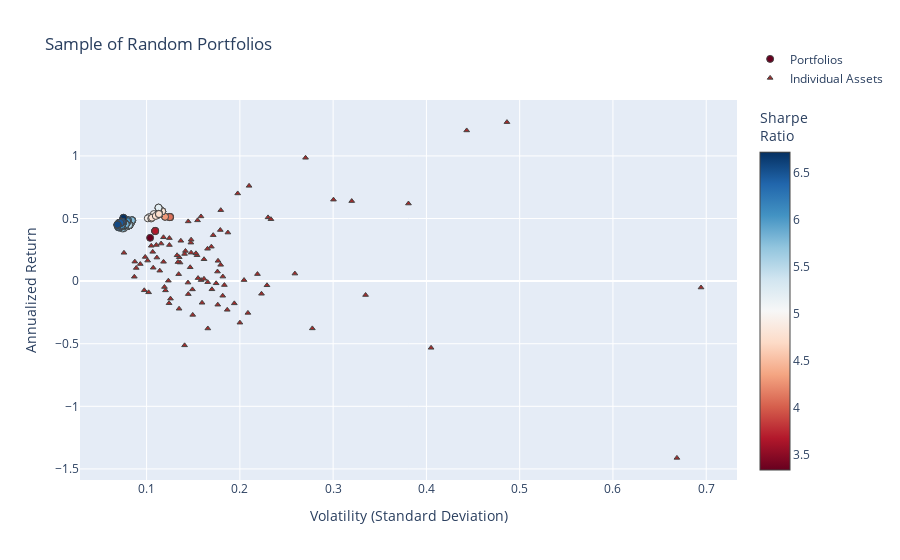

Notebook code cell kept with this figure:
### Code cell
fig = go.Figure()

fig.add_trace(go.Scatter(
    x=[p["variance"]**0.5 for p in total_portfolios],  # Convert variance to volatility
    y=[p["return"] for p in total_portfolios],
    mode='markers',
    marker=dict(
        color=[p["sharpe"] for p in total_portfolios],  # Sharpe Ratio
        showscale=True,
        size=7,
        line=dict(width=1),
        colorscale="RdBu",
        colorbar=dict(title="Sharpe<br>Ratio")
    ),
    hoverinfo='text',
    text=[
        f"Return: {p['return']:.3%}<br>Volatility: {p['variance']**0.5:.3f}<br>" +
        f"Sharpe Ratio: {p['return'] / (p['variance']**0.5):.3f}<br>" +
        "<br>".join([f"{p['tickers'][i]}: Weight={p['weights'][i]:.3f}" for i in range(len(p['tickers']))])
        for p in total_portfolios
    ],
    name="Portfolios"
))

fig.add_trace(go.Scatter(
    x=volatility,
    y=annualized_returns,
    mode='markers',
    hoverinfo='text',
    hovertext=[
        f"{name} <br>Volatility: {vol:.3f} <br>Returns: {ret:.3%} <br>Sharpe Ratio: {sr:.3f}"
        for name, vol, ret, sr in zip(names, volatility, annualized_returns, sharpe_ratios)
    ],
    marker=dict(
        color='brown',
        size=5,
        symbol='triangle-up',  # Sets the marker shape to a triangle
        line=dict(width=1)
    ),
    name="Individual Assets"
))

fig.update_layout(
    title='Sample of Random Portfolios',
    xaxis_title='Volatility (Standard Deviation)',
    yaxis_title='Annualized Return',
    legend=dict(y=5
    )
)


fig.show()

### Figure 1 — Plotly figure (JSON) as saved in the notebook; plotly's stock layout.template omitted (floating-point values rounded to 4 significant figures; data arrays with more than 128 entries replaced by an {"elided": "..."} marker saying what was removed)
{"data": [{"hoverinfo": "text", "marker": {"color": {"elided": "430 float values"}, "colorbar": {"title": {"text": "Sharpe<br>Ratio"}}, "colorscale": [[0, "rgb(103,0,31)"], [0.1, "rgb(178,24,43)"], [0.2, "rgb(214,96,77)"], [0.3, "rgb(244,165,130)"], [0.4, "rgb(253,219,199)"], [0.5, "rgb(247,247,247)"], [0.6, "rgb(209,229,240)"], [0.7, "rgb(146,197,222)"], [0.8, "rgb(67,147,195)"], [0.9, "rgb(33,102,172)"], [1, "rgb(5,48,97)"]], "line": {"width": 1}, "showscale": true, "size": 7}, "mode": "markers", "name": "Portfolios", "text": {"elided": "430 str values"}, "type": "scatter", "x": {"elided": "430 float values"}, "y": {"elided": "430 float values"}}, {"hoverinfo": "text", "hovertext": ["WFC_Close <br>Volatility: 0.176 <br>Returns: -18.838% <br>Sharpe Ratio: -1.068", "MDT_Close <br>Volatility: 0.114 <br>Returns: 8.328% <br>Sharpe Ratio: 0.730", "BIIB_Close <br>Volatility: 0.229 <br>Returns: -3.324% <br>Sharpe Ratio: -0.145", "COST_Close <br>Volatility: 0.194 <br>Returns: -17.769% <br>Sharpe Ratio: -0.916", "UNH_Close <br>Volatility: 0.118 <br>Returns: 35.013% <br>Sharpe Ratio: 2.965", "EMR_Close <br>Volatility: 0.165 <br>Returns: -0.844% <br>Sharpe Ratio: -0.051", "LLY_Close <br>Volatility: 0.158 <br>Returns: 0.828% <br>Sharpe Ratio: 0.052", "GE_Close <br>Volatility: 0.166 <br>Returns: -37.831% <br>Sharpe Ratio: -2.284", "EW_Close <br>Volatility: 0.230 <br>Returns: 50.893% <br>Sharpe Ratio: 2.211", "AMD_Close <br>Volatility: 0.694 <br>Returns: -5.109% <br>Sharpe Ratio: -0.074", "TMO_Close <br>Volatility: 0.142 <br>Returns: 24.099% <br>Sharpe Ratio: 1.701", "RTX_Close <br>Volatility: 0.093 <br>Returns: 13.645% <br>Sharpe Ratio: 1.464", "AEP_Close <br>Volatility: 0.101 <br>Returns: 16.390% <br>Sharpe Ratio: 1.620", "AAPL_Close <br>Volatility: 0.162 <br>Returns: 17.462% <br>Sharpe Ratio: 1.081", "KO_Close <br>Volatility: 0.076 <br>Returns: 22.618% <br>Sharpe Ratio: 2.987", "MSFT_Close <br>Volatility: 0.137 <br>Returns: 32.231% <br>Sharpe Ratio: 2.358", "PFE_Close <br>Volatility: 0.098 <br>Returns: -7.335% <br>Sharpe Ratio: -0.752", "SO_Close <br>Volatility: 0.102 <br>Returns: -8.956% <br>Sharpe Ratio: -0.877", "RMD_Close <br>Volatility: 0.177 <br>Returns: 16.205% <br>Sharpe Ratio: 0.918", "MS_Close <br>Volatility: 0.219 <br>Returns: 5.606% <br>Sharpe Ratio: 0.256", "CPB_Close <br>Volatility: 0.149 <br>Returns: -26.972% <br>Sharpe Ratio: -1.805", "MMM_Close <br>Volatility: 0.118 <br>Returns: 15.425% <br>Sharpe Ratio: 1.305", "BABA_Close <br>Volatility: 0.270 <br>Returns: 98.505% <br>Sharpe Ratio: 3.643", "ZBH_Close <br>Volatility: 0.176 <br>Returns: 7.620% <br>Sharpe Ratio: 0.433", "CAT_Close <br>Volatility: 0.233 <br>Returns: 49.457% <br>Sharpe Ratio: 2.120", "DE_Close <br>Volatility: 0.179 <br>Returns: 40.807% <br>Sharpe Ratio: 2.279", "SAP_Close <br>Volatility: 0.147 <br>Returns: 30.725% <br>Sharpe Ratio: 2.084", "F_Close <br>Volatility: 0.186 <br>Returns: -22.923% <br>Sharpe Ratio: -1.229", "DUK_Close <br>Volatility: 0.089 <br>Returns: 10.492% <br>Sharpe Ratio: 1.180", "ISRG_Close <br>Volatility: 0.180 <br>Returns: 56.678% <br>Sharpe Ratio: 3.157", "PYPL_Close <br>Volatility: 0.210 <br>Returns: 76.095% <br>Sharpe Ratio: 3.626", "DHR_Close <br>Volatility: 0.126 <br>Returns: -13.996% <br>Sharpe Ratio: -1.114", "PEP_Close <br>Volatility: 0.087 <br>Returns: 15.556% <br>Sharpe Ratio: 1.780", "VRTX_Close <br>Volatility: 0.486 <br>Returns: 126.996% <br>Sharpe Ratio: 2.611", "BTI_Close <br>Volatility: 0.204 <br>Returns: 0.821% <br>Sharpe Ratio: 0.040", "UA_Close <br>Volatility: 0.335 <br>Returns: -11.114% <br>Sharpe Ratio: -0.332", "QCOM_Close <br>Volatility: 0.182 <br>Returns: -11.695% <br>Sharpe Ratio: -0.644", "WMT_Close <br>Volatility: 0.148 <br>Returns: 33.100% <br>Sharpe Ratio: 2.240", "PM_Close <br>Volatility: 0.135 <br>Returns: 19.081% <br>Sharpe Ratio: 1.414", "ADBE_Close <br>Volatility: 0.155 <br>Returns: 48.534% <br>Sharpe Ratio: 3.139", "NEE_Close <br>Volatility: 0.105 <br>Returns: 28.234% <br>Sharpe Ratio: 2.689", "ACN_Close <br>Volatility: 0.147 <br>Returns: 11.058% <br>Sharpe Ratio: 0.754", "REGN_Close <br>Volatility: 0.300 <br>Returns: 65.057% <br>Sharpe Ratio: 2.166", "GS_Close <br>Volatility: 0.209 <br>Returns: -25.385% <br>Sharpe Ratio: -1.217", "META_Close <br>Volatility: 0.158 <br>Returns: 51.648% <br>Sharpe Ratio: 3.262", "AMZN_Close <br>Volatility: 0.171 <br>Returns: 36.711% <br>Sharpe Ratio: 2.142", "LMT_Close <br>Volatility: 0.107 <br>Returns: 23.364% <br>Sharpe Ratio: 2.192", "SYY_Close <br>Volatility: 0.155 <br>Returns: 2.406% <br>Sharpe Ratio: 0.155", "GOOGL_Close <br>Volatility: 0.165 <br>Returns: 25.843% <br>Sharpe Ratio: 1.563", "VZ_Close <br>Volatility: 0.175 <br>Returns: -1.752% <br>Sharpe Ratio: -0.100", "INTC_Close <br>Volatility: 0.144 <br>Returns: -1.191% <br>Sharpe Ratio: -0.083", "BA_Close <br>Volatility: 0.198 <br>Returns: 70.035% <br>Sharpe Ratio: 3.543", "GOOG_Close <br>Volatility: 0.169 <br>Returns: 27.511% <br>Sharpe Ratio: 1.624", "NVDA_Close <br>Volatility: 0.443 <br>Returns: 120.348% <br>Sharpe Ratio: 2.715", "ORCL_Close <br>Volatility: 0.187 <br>Returns: 38.781% <br>Sharpe Ratio: 2.072", "IBM_Close <br>Volatility: 0.141 <br>Returns: -51.301% <br>Sharpe Ratio: -3.645", "SYK_Close <br>Volatility: 0.116 <br>Returns: 29.992% <br>Sharpe Ratio: 2.595", "SRE_Close <br>Volatility: 0.107 <br>Returns: 10.690% <br>Sharpe Ratio: 0.998", "XOM_Close <br>Volatility: 0.120 <br>Returns: -7.396% <br>Sharpe Ratio: -0.615", "ETN_Close <br>Volatility: 0.141 <br>Returns: 21.693% <br>Sharpe Ratio: 1.541", "EXC_Close <br>Volatility: 0.136 <br>Returns: 14.814% <br>Sharpe Ratio: 1.090", "MO_Close <br>Volatility: 0.200 <br>Returns: -33.192% <br>Sharpe Ratio: -1.659", "SNAP_Close <br>Volatility: 0.669 <br>Returns: -141.181% <br>Sharpe Ratio: -2.112", "T_Close <br>Volatility: 0.145 <br>Returns: -10.384% <br>Sharpe Ratio: -0.717", "K_Close <br>Volatility: 0.135 <br>Returns: -22.065% <br>Sharpe Ratio: -1.636", "GIS_Close <br>Volatility: 0.124 <br>Returns: -17.660% <br>Sharpe Ratio: -1.423", "JPM_Close <br>Volatility: 0.162 <br>Returns: 1.822% <br>Sharpe Ratio: 0.113", "HD_Close <br>Volatility: 0.134 <br>Returns: 5.554% <br>Sharpe Ratio: 0.413", "CRM_Close <br>Volatility: 0.148 <br>Returns: 22.729% <br>Sharpe Ratio: 1.539", "JNJ_Close <br>Volatility: 0.111 <br>Returns: 18.793% <br>Sharpe Ratio: 1.693", "BAC_Close <br>Volatility: 0.223 <br>Returns: -10.107% <br>Sharpe Ratio: -0.453", "CVX_Close <br>Volatility: 0.149 <br>Returns: -6.629% <br>Sharpe Ratio: -0.444", "HON_Close <br>Volatility: 0.099 <br>Returns: 19.309% <br>Sharpe Ratio: 1.960", "KR_Close <br>Volatility: 0.405 <br>Returns: -53.258% <br>Sharpe Ratio: -1.315", "BMY_Close <br>Volatility: 0.182 <br>Returns: 3.607% <br>Sharpe Ratio: 0.198", "CMCSA_Close <br>Volatility: 0.154 <br>Returns: 20.680% <br>Sharpe Ratio: 1.342", "MCD_Close <br>Volatility: 0.145 <br>Returns: 47.675% <br>Sharpe Ratio: 3.297", "GILD_Close <br>Volatility: 0.153 <br>Returns: 22.185% <br>Sharpe Ratio: 1.451", "RDY_Close <br>Volatility: 0.278 <br>Returns: -37.763% <br>Sharpe Ratio: -1.360", "DIS_Close <br>Volatility: 0.123 <br>Returns: 0.345% <br>Sharpe Ratio: 0.028", "V_Close <br>Volatility: 0.110 <br>Returns: 28.881% <br>Sharpe Ratio: 2.616", "GM_Close <br>Volatility: 0.170 <br>Returns: -6.545% <br>Sharpe Ratio: -0.385", "AMGN_Close <br>Volatility: 0.183 <br>Returns: -3.148% <br>Sharpe Ratio: -0.172", "CSCO_Close <br>Volatility: 0.159 <br>Returns: -17.299% <br>Sharpe Ratio: -1.085", "ABBV_Close <br>Volatility: 0.124 <br>Returns: 28.825% <br>Sharpe Ratio: 2.316", "PG_Close <br>Volatility: 0.087 <br>Returns: 3.502% <br>Sharpe Ratio: 0.403", "TXN_Close <br>Volatility: 0.179 <br>Returns: 13.001% <br>Sharpe Ratio: 0.725", "BSX_Close <br>Volatility: 0.134 <br>Returns: 15.214% <br>Sharpe Ratio: 1.138", "NFLX_Close <br>Volatility: 0.320 <br>Returns: 63.935% <br>Sharpe Ratio: 1.998", "NKE_Close <br>Volatility: 0.259 <br>Returns: 6.009% <br>Sharpe Ratio: 0.232", "MA_Close <br>Volatility: 0.124 <br>Returns: 34.348% <br>Sharpe Ratio: 2.760", "MRK_Close <br>Volatility: 0.119 <br>Returns: -4.687% <br>Sharpe Ratio: -0.393", "TSLA_Close <br>Volatility: 0.381 <br>Returns: 61.965% <br>Sharpe Ratio: 1.627", "ABT_Close <br>Volatility: 0.133 <br>Returns: 20.650% <br>Sharpe Ratio: 1.556"], "marker": {"color": "brown", "line": {"width": 1}, "size": 5, "symbol": "triangle-up"}, "mode": "markers", "name": "Individual Assets", "type": "scatter", "x": [0.1763, 0.1141, 0.2291, 0.1941, 0.1181, 0.1655, 0.1584, 0.1657, 0.2302, 0.6944, 0.1417, 0.09322, 0.1011, 0.1616, 0.07573, 0.1367, 0.09751, 0.1022, 0.1766, 0.2189, 0.1495, 0.1182, 0.2704, 0.176, 0.2333, 0.179, 0.1474, 0.1865, 0.08891, 0.1795, 0.2099, 0.1256, 0.08737, 0.4864, 0.2045, 0.3348, 0.1816, 0.1478, 0.135, 0.1546, 0.105, 0.1467, 0.3004, 0.2086, 0.1583, 0.1714, 0.1066, 0.1552, 0.1653, 0.1746, 0.1444, 0.1977, 0.1694, 0.4432, 0.1872, 0.1407, 0.1156, 0.1071, 0.1203, 0.1407, 0.1359, 0.2, 0.6686, 0.1447, 0.1348, 0.1241, 0.1615, 0.1344, 0.1477, 0.111, 0.2232, 0.1492, 0.09851, 0.405, 0.1818, 0.1541, 0.1446, 0.1529, 0.2777, 0.1233, 0.1104, 0.17, 0.1834, 0.1594, 0.1244, 0.08685, 0.1794, 0.1336, 0.3199, 0.259, 0.1244, 0.1191, 0.3808, 0.1327], "y": [-0.1884, 0.08328, -0.03324, -0.1777, 0.3501, -0.008444, 0.008278, -0.3783, 0.5089, -0.05109, 0.241, 0.1365, 0.1639, 0.1746, 0.2262, 0.3223, -0.07335, -0.08956, 0.162, 0.05606, -0.2697, 0.1543, 0.9851, 0.0762, 0.4946, 0.4081, 0.3073, -0.2292, 0.1049, 0.5668, 0.761, -0.14, 0.1556, 1.27, 0.008211, -0.1111, -0.117, 0.331, 0.1908, 0.4853, 0.2823, 0.1106, 0.6506, -0.2539, 0.5165, 0.3671, 0.2336, 0.02406, 0.2584, -0.01752, -0.01191, 0.7003, 0.2751, 1.203, 0.3878, -0.513, 0.2999, 0.1069, -0.07396, 0.2169, 0.1481, -0.3319, -1.412, -0.1038, -0.2206, -0.1766, 0.01822, 0.05554, 0.2273, 0.1879, -0.1011, -0.06629, 0.1931, -0.5326, 0.03607, 0.2068, 0.4767, 0.2219, -0.3776, 0.003455, 0.2888, -0.06545, -0.03148, -0.173, 0.2883, 0.03502, 0.13, 0.1521, 0.6393, 0.06009, 0.3435, -0.04687, 0.6196, 0.2065]}], "layout": {"legend": {"y": 5}, "title": {"text": "Sample of Random Portfolios"}, "xaxis": {"title": {"text": "Volatility (Standard Deviation)"}}, "yaxis": {"title": {"text": "Annualized Return"}}}}
